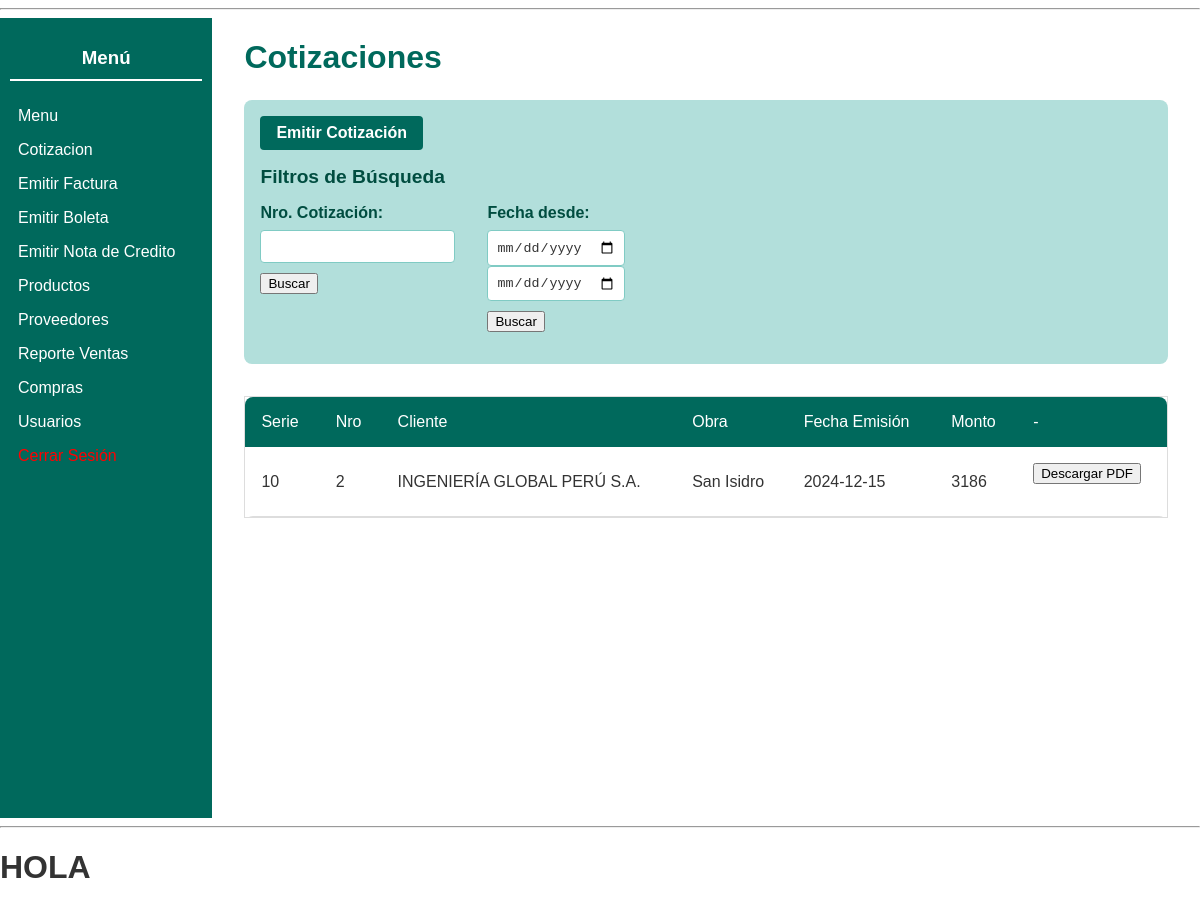
Page /moduloVentas/indexCotizacion.php?numerocotizacion=2 (signed in) on the committed database.
### tables this page shows
CREATE TABLE `cotizacionemitida` (
  `CotizacionEmitidaID` int NOT NULL AUTO_INCREMENT,
  `SerieComprobanteID` int NOT NULL,
  `NumeroCorrelativo` int NOT NULL,
  `UsuarioID` int NOT NULL,
  `FechaEmision` date NOT NULL,
  `FechaVencimiento` date NOT NULL,
  `TipoPago` varchar(255) NOT NULL,
  `FormaPago` varchar(255) NOT NULL,
  `Moneda` varchar(255) NOT NULL,
  `ClienteID` int NOT NULL,
  `Op.Inafecta` double NOT NULL,
  `Op.Exonerada` double NOT NULL,
  `Op.Gratuita` double NOT NULL,
  `Op.Gravada` double NOT NULL,
  `TotalIGV` double NOT NULL,
  `DescuentoGlobal` double NOT NULL,
  `ImporteTotal` double NOT NULL,
  `Observaciones` varchar(255) NOT NULL,
  `Obra` varchar(255) NOT NULL,
  PRIMARY KEY (`CotizacionEmitidaID`),
  UNIQUE KEY `CotizacionEmitidaID` (`CotizacionEmitidaID`),
  KEY `fk_cotizacionemitida_seriecomprobante` (`SerieComprobanteID`),
  KEY `fk_cotizacionemitida_usuario` (`UsuarioID`),
  KEY `fk_cotizacionemitida_cliente` (`ClienteID`),
  CONSTRAINT `fk_cotizacionemitida_cliente` FOREIGN KEY (`ClienteID`) REFERENCES `cliente` (`ClienteID`),
  CONSTRAINT `fk_cotizacionemitida_seriecomprobante` FOREIGN KEY (`SerieComprobanteID`) REFERENCES `seriecomprobante` (`SerieComprobanteID`),
  CONSTRAINT `fk_cotizacionemitida_usuario` FOREIGN KEY (`UsuarioID`) REFERENCES `usuario` (`UsuarioID`)
);

CREATE TABLE `cliente` (
  `ClienteID` int NOT NULL AUTO_INCREMENT,
  `TipoDocumentoIdentidad` varchar(255) NOT NULL,
  `NumeroDocumentoIdentidad` varchar(255) NOT NULL,
  `NombreCompletoORazonSocial` varchar(255) NOT NULL,
  `Telefono` int NOT NULL,
  `Email` varchar(255) NOT NULL,
  `Direccion` varchar(255) NOT NULL,
  `FechaRegistro` date NOT NULL,
  PRIMARY KEY (`ClienteID`),
  UNIQUE KEY `ClienteID` (`ClienteID`)
);

### modelo/cotizaciones.php (called while the page is built, shortened)
<?php
class Cotizaciones
{
  public function getCotizaciones($numerocotizacion = null, $fechadesde = null, $fechahasta = null)
  {
    $sql = "SELECT ce.CotizacionEmitidaID,
              ce.SerieComprobanteID,
              ce.NumeroCorrelativo,
              cl.NombreCompletoORazonSocial AS Cliente,
              ce.Obra,
              ce.FechaEmision,
              ce.ImporteTotal
            FROM cotizacionemitida ce
            INNER JOIN cliente cl ON ce.ClienteID = cl.ClienteID";
    $conditions = array();
    if ($numerocotizacion !== null && $numerocotizacion !== '') {
      $conditions[] = "ce.NumeroCorrelativo = $numerocotizacion";
    }
    if (count($conditions) > 0) {
      $sql .= " WHERE " . implode(" AND ", $conditions);
    }
    $conexion = Conexion::conectarBD();
    $respuesta = $conexion->query($sql);
    $cotizaciones = array();
    while ($fila = $respuesta->fetch_assoc()) {
      $cotizaciones[] = $fila;
    }
    return $cotizaciones;
  }
}

### moduloVentas/panelCotizacion.php (the view, shortened to what this page needs)
<?php
include_once($_SERVER['DOCUMENT_ROOT'] . '/shared/pantalla.php');
class panelCotizacion extends pantalla
{
  public function panelCotizacionShow($cotizaciones = null)
  {
    $rol = $_SESSION['rol'];
?>
    <div style="display: flex; height: 100vh;">
      <aside style="width: 200px; background-color: #00695c; color: white; padding: 10px;">
        <h3 style="text-align: center; border-bottom: 2px solid white; padding-bottom: 10px;">Menú</h3>
        <nav>
          <ul style="list-style: none; padding: 0;">
            <?php
            if ($rol == "cajero") {
            ?>
              <li><a href="/moduloSeguridad/indexPanelPrincipal.php" style="color: white; text-decoration: none; display: block; padding: 8px;">Menú</a></li>
              <li><a href="../moduloVentas/emitirBoleta.php" style="color: white; text-decoration: none; display: block; padding: 8px;">Emitir Factura</a></li>
              <li><a href="../moduloSeguridad/indexCambiarContrasena.php" style="color: white; text-decoration: none; display: block; padding: 8px;">Emitir Boleta</a></li>
              <li><a href="../moduloSeguridad/indexCambiarContrasena.php" style="color: white; text-decoration: none; display: block; padding: 8px;">Emitir Nota Credito</a></li>
              <li><a href="../moduloSeguridad/indexCambiarContrasena.php" style="color: white; text-decoration: none; display: block; padding: 8px;">Compras</a></li>
            <?php
            }
            elseif ($rol === "jefeVentas") {
            ?>
              <li><a href="/moduloSeguridad/indexPanelPrincipal.php" style="color: white; text-decoration: none; display: block; padding: 8px;">Menu</a></li>
              <li><a href="../moduloVentas/indexCotizacion.php" style="color: white; text-decoration: none; display: block; padding: 8px;">Cotizacion</a></li>
              <li><a href="../moduloSeguridad/indexCambiarContrasena.php" style="color: white; text-decoration: none; display: block; padding: 8px;">Emitir Factura</a></li>
              <li><a href="../moduloVentas/emitirBoleta.php" style="color: white; text-decoration: none; display: block; padding: 8px;">Emitir Boleta</a></li>
              <li><a href="../moduloVentas/confirmarProductos.php" style="color: white; text-decoration: none; display: block; padding: 8px;">Emitir Nota de Credito</a></li>
              <li><a href="../moduloSeguridad/indexCambiarContrasena.php" style="color: white; text-decoration: none; display: block; padding: 8px;">Productos</a></li>
              <li><a href="../moduloVentas/emitirBoleta.php" style="color: white; text-decoration: none; display: block; padding: 8px;">Proveedores</a></li>
              <li><a href="../moduloVentas/indexReporteventas.php " style="color: white; text-decoration: none; display: block; padding: 8px;">Reporte Ventas</a></li>
              <li><a href="../moduloSeguridad/indexCambiarContrasena.php" style="color: white; text-decoration: none; display: block; padding: 8px;">Compras</a></li>
              <li><a href="../moduloSeguridad/indexCambiarContrasena.php" style="color: white; text-decoration: none; display: block; padding: 8px;">Usuarios</a></li>
            <?php
            }
            else {
            ?>
              <li>
                <p style="color: yellow; text-align: center;">Rol no identificado</p>
              </li>
            <?php
            }
            ?>
            <li><a href='../index.php' style="color: red; text-decoration: none; display: block; padding: 8px;">Cerrar Sesión</a></li>
          </ul>
        </nav>
      </aside>
      <main style="padding: 0 2rem;">
        <h1 style="color: #00695c;">Cotizaciones</h1>
        <div class="filters-container">
          <a href="/moduloVentas/indexEmitirCotizacion.php" class="btn" style="margin-bottom: 1rem;">Emitir Cotización</a>
          <div class="flex">
            <h2>Filtros de Búsqueda</h2>
          </div>
          <div class="filters">
            <form action="/moduloVentas/getCotizacion.php" method="POST">
              <div class="input-container">
                <label for="nroCotizacion">Nro. Cotización:</label>
                <input type="text" id="nroCotizacion" name="txtNroCotizacion">
              </div>
              <input style="margin-top: 10px;" type="submit" name="btnBuscarNrcotaizacion" value="Buscar">
            </form>
            <form action="/moduloVentas/getCotizacion.php" method="POST">
              <div class="input-container">
                <label for="fechaDesde">Fecha desde:</label>
                <input type="date" id="fechaDesde" name="txtFechaDesde">
                <input type="date" id="fechaHasta" name="txtFechaHasta">
              </div>
              <input style="margin-top: 10px;" type="submit" name="btnBuscarFechas" value="Buscar">
            </form>
          </div>
        </div>
        <div class="table-cotizaciones">
          <table id="cotaizaciones-table">
            <thead>
              <tr>
                <th>Serie</th>
                <th>Nro</th>
                <th>Cliente</th>
                <th>Obra</th>
                <th>Fecha Emisión</th>
                <th>Monto</th>
                <th>-</th>
              </tr>
            </thead>
            <tbody>
              <?php if ($cotizaciones !== null) : ?>
                <?php foreach ($cotizaciones as $cotaizacion) : ?>
                  <tr>
                    <td><?= $cotaizacion['SerieComprobanteID']; ?></td>
                    <td><?= $cotaizacion['NumeroCorrelativo']; ?></td>
                    <td><?= $cotaizacion['Cliente']; ?></td>
                    <td><?= $cotaizacion['Obra']; ?></td>
                    <td><?= $cotaizacion['FechaEmision']; ?></td>
                    <td><?= $cotaizacion['ImporteTotal']; ?></td>
                    <td>
                      <form action="/moduloVentas/getCotizacion.php" method="POST">
                        <input type="submit" name="btnGenerarPdf" value="Descargar PDF">
                      </form>
                    </td>
                  </tr>
                <?php endforeach; ?>
              <?php else : ?>
                <tr>
                  <td colspan="7">No se encontraron solicitudes.</td>
                </tr>
              <?php endif; ?>
            </tbody>
          </table>
        </div>
      </main>
    </div>
<?php
  }
}
?>

### assets/styles.css (style rules this page uses)
body { font-family: Arial, sans-serif; margin: 0; padding: 0; color: #333; }
main { padding: 2rem; width: 80%; max-width: 1200px; margin: 0 auto; }
main h1 { color: #00695c; margin-bottom: 1.5rem; font-size: 2rem; }
.filters-container { background: #b2dfdb; border-radius: 8px; padding: 1rem; margin-bottom: 2rem; }
.filters-container .flex { display: flex; justify-content: space-between; align-items: center; margin-bottom: 1rem; }
.filters-container h2 { color: #004d40; font-size: 1.2rem; margin: 0; }
.btn, .btn:link, .btn:visited { display: inline-block; background: #00695c; color: #fff; border: none; padding: 0.5rem 1rem; border-radius: 4px; cursor: pointer; font-weight: bold; transition: background 0.3s; text-decoration: none; }
.filters { display: flex; gap: 2rem; flex-wrap: wrap; }
.input-container { display: flex; flex-direction: column; }
.input-container label { margin-bottom: 0.5rem; font-weight: bold; color: #004d40; }
.input-container input[type="text"], .input-container input[type="date"] { padding: 0.5rem; border: 1px solid #80cbc4; border-radius: 4px; background: #ffffff; color: #333; }
.table-cotizaciones { margin-top: 2rem; overflow-x: auto; }
.table-cotizaciones table { width: 100%; border-collapse: collapse; background: #fff; border-radius: 8px; overflow: hidden; }
.table-cotizaciones thead { background: #00695c; color: #fff; }
.table-cotizaciones thead th { padding: 1rem; text-align: left; font-weight: normal; }
.table-cotizaciones tbody td { padding: 1rem; border-bottom: 1px solid #ddd; }
.table-cotizaciones { border: 1px solid #ddd; max-height: 250px; overflow-x: auto; }

### rows in the picture
cotizacionemitida: SerieComprobanteID "10", NumeroCorrelativo "2", ClienteID.NombreCompletoORazonSocial "INGENIERÍA GLOBAL PERÚ S.A.", Obra "San Isidro", FechaEmision "2024-12-15", ImporteTotal "3186"
